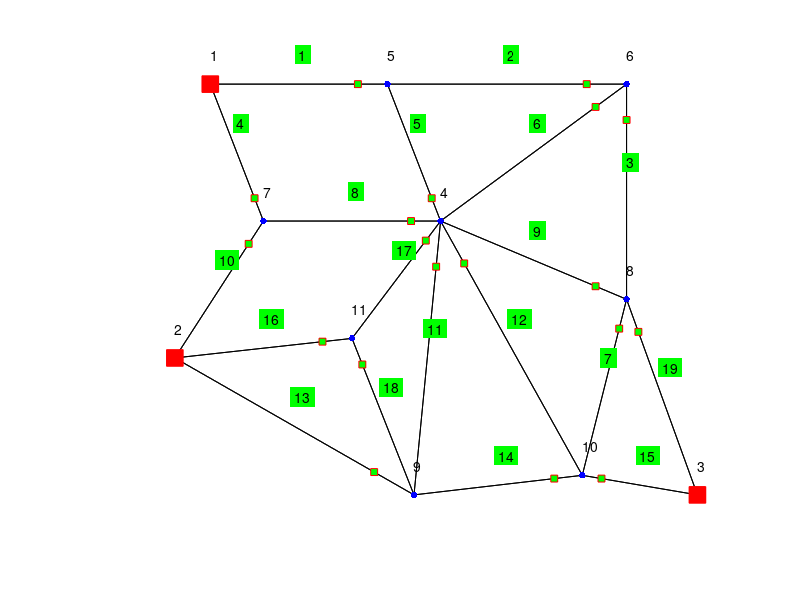

Write the MATLAB code that produced this figure.
% data for power flow problem

n = 11; % total number of nodes
m = 19; % number of edges (transmission lines)
k = 3;  % number of generators

rand('state',1);
Gmax  = [3; 5; 9];         % maximum generator power
a     = [10; 8; 3];        % generator linear costs
b     = [0.2; 0.3; 0.1];   % generator quadratic costs
l     = 1 + rand(n-k,1);   % network loads
R     = ones(m,1);         % initial assignment of conductor radii
Rmax  = 1.5*ones(m,1);     % maximum conductor radii
Rmin  = 0.5*ones(m,1);     % minimum conductor radii
alpha = 0.05;              % conductor loss coefficient
sigma = 4.5;                 % coeff for max line power

% graph incidence matrix
A = [ -1  0  0 -1  0  0  0  0  0  0  0  0  0  0  0  0  0  0  0 ;
       0  0  0  0  0  0  0  0  0 -1  0  0 -1  0  0 -1  0  0  0 ;
       0  0  0  0  0  0  0  0  0  0  0  0  0  0 -1  0  0  0 -1 ;
       0  0  0  0  1 -1  0  1 -1  0  1  1  0  0  0  0  1  0  0 ;
       1 -1  0  0 -1  0  0  0  0  0  0  0  0  0  0  0  0  0  0 ;
       0  1  1  0  0  1  0  0  0  0  0  0  0  0  0  0  0  0  0 ;
       0  0  0  1  0  0  0 -1  0  1  0  0  0  0  0  0  0  0  0 ;
       0  0 -1  0  0  0  1  0  1  0  0  0  0  0  0  0  0  0  1 ;
       0  0  0  0  0  0  0  0  0  0 -1  0  1 -1  0  0  0 -1  0 ;
       0  0  0  0  0  0 -1  0  0  0  0 -1  0  1  1  0  0  0  0 ;
       0  0  0  0  0  0  0  0  0  0  0  0  0  0  0  1 -1  1  0 ];
   
% x-y coordinates
XY = [ ...  % node x-y coordinates
 1.2 4.8;   % node 1
 0.8 3.4;   % node 2
 6.7 2.7;   % node 3
 3.8 4.1;   % node 4
 3.2 4.8;   % node 5
 5.9 4.8;   % node 6
 1.8 4.1;   % node 7
 5.9 3.7;   % node 8
 3.5 2.7;   % node 9
 5.4 2.8;   % node 10
 2.8 3.5];  % node 11

%node distances
L = zeros(m,1);
idx = zeros(m,2);
for j = 1:m
    idx(j,1) = find(A(:,j) == 1);
    idx(j,2) = find(A(:,j) == -1);
    L(j) = norm(XY(idx(j,1),:) - XY(idx(j,2),:));
end

Vmax = L'*R.^2; %volume constraint

% the code below is not data for the problem
% it is used only to display the network graph

% Generators are represented by red squares, loads by blue circles.  An
% edge is oriented towards the node that is closer to the small, green
% square on that edge.  Nodes numbers are in plain text, edge numbers are
% in plain text inside a green box

% node adjacency matrix
Ad = -A*A';
Ad = Ad - diag(diag(Ad));

epsx = 0.05; epsy = 0.15; % text placing offset 

figure; 
% connect edges
gplot(Ad,XY,'-k'); hold on;

% label generator nodes
for j = 1:k
    plot(XY(j,1),XY(j,2),'rs',...
        'MarkerFaceColor','r',...
        'MarkerSize',12);
    text(XY(j,1)-eps,XY(j,2)+epsy,int2str(j),'FontSize',10);      
end

% label load nodes 
for j = k+1:n
    plot(XY(j,1),XY(j,2),'.b',...
    'MarkerSize',15);
    text(XY(j,1)-eps,XY(j,2)+epsy,int2str(j),'FontSize',10); 
end

%plot directions and edges
for i = 1:m
    x = XY(idx(i,1),1) - 1/6*(XY(idx(i,1),1) - XY(idx(i,2),1));
    y = XY(idx(i,1),2) - 1/6*(XY(idx(i,1),2) - XY(idx(i,2),2));
    plot(x,y,'rs',...
        'MarkerFaceColor','g',...
        'MarkerSize',5);
    xtxt = XY(idx(i,1),1) - 1/2*(XY(idx(i,1),1) - XY(idx(i,2),1));
    ytxt = XY(idx(i,1),2) - 1/2*(XY(idx(i,1),2) - XY(idx(i,2),2));
    text(xtxt-eps,ytxt+epsy,int2str(i),'FontSize',10,'BackgroundColor','g');
end
axis off; hold off;
